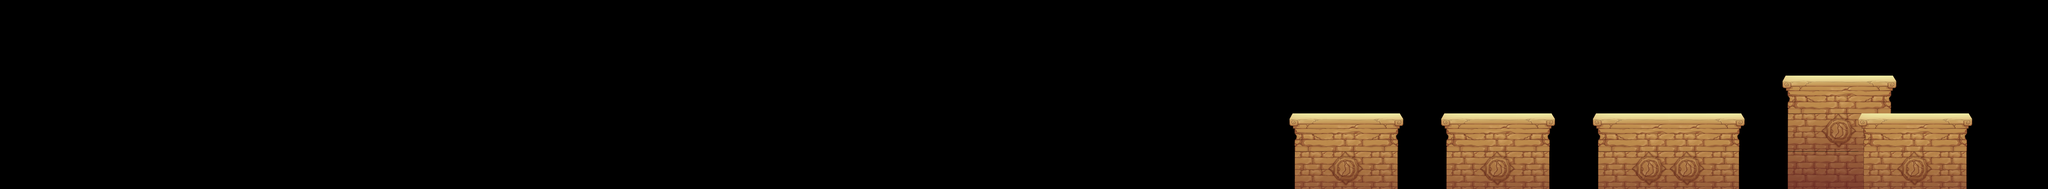

This is a level from a 2D game, rendered from its Tiled map with the project's own tilesets. A one-line summary and the complete map file follow:
An orthogonal 54x5 tile map with 256x256 px tiles, 2 tile layers (first_pattern, second_pattern).

<map version="1.10" tiledversion="1.10.2" orientation="orthogonal" renderorder="right-down" width="54" height="5" tilewidth="256" tileheight="256" infinite="0" nextlayerid="3" nextobjectid="1">
 <editorsettings>
  <export target="pattern_set_three.json" format="json" />
 </editorsettings>
 <tileset firstgid="1" name="tiles" tilewidth="256" tileheight="256" tilecount="9" columns="3">
  <image source="platform.png" width="768" height="771" />
 </tileset>
 <layer id="1" name="first_pattern" width="54" height="5">
  <data encoding="csv">
0,0,0,0,0,0,0,0,0,0,0,0,0,0,0,0,0,0,0,0,0,0,0,0,0,0,0,0,0,0,0,0,0,0,0,0,0,0,0,0,0,0,0,0,0,0,0,0,0,0,0,0,0,0,
0,0,0,0,0,0,0,0,0,0,0,0,0,0,0,0,0,0,0,0,0,0,0,0,0,0,0,0,0,0,0,0,0,0,0,0,0,0,0,0,0,0,0,0,0,0,0,0,0,0,0,0,0,0,
0,0,0,0,0,0,0,0,0,0,0,0,0,0,0,0,0,0,0,0,0,0,0,0,0,0,0,0,0,0,0,0,0,0,0,0,0,0,0,0,0,0,0,0,0,0,0,1,2,3,0,0,0,0,
0,0,0,0,0,0,0,0,0,0,0,0,0,0,0,0,0,0,0,0,0,0,0,0,0,0,0,0,0,0,0,0,0,0,1,2,3,0,1,2,3,0,1,2,2,3,0,4,5,6,0,0,0,0,
0,0,0,0,0,0,0,0,0,0,0,0,0,0,0,0,0,0,0,0,0,0,0,0,0,0,0,0,0,0,0,0,0,0,4,5,6,0,4,5,6,0,4,5,5,6,0,7,8,9,0,0,0,0
</data>
 </layer>
 <layer id="2" name="second_pattern" width="54" height="5">
  <data encoding="csv">
0,0,0,0,0,0,0,0,0,0,0,0,0,0,0,0,0,0,0,0,0,0,0,0,0,0,0,0,0,0,0,0,0,0,0,0,0,0,0,0,0,0,0,0,0,0,0,0,0,0,0,0,0,0,
0,0,0,0,0,0,0,0,0,0,0,0,0,0,0,0,0,0,0,0,0,0,0,0,0,0,0,0,0,0,0,0,0,0,0,0,0,0,0,0,0,0,0,0,0,0,0,0,0,0,0,0,0,0,
0,0,0,0,0,0,0,0,0,0,0,0,0,0,0,0,0,0,0,0,0,0,0,0,0,0,0,0,0,0,0,0,0,0,0,0,0,0,0,0,0,0,0,0,0,0,0,0,0,0,0,0,0,0,
0,0,0,0,0,0,0,0,0,0,0,0,0,0,0,0,0,0,0,0,0,0,0,0,0,0,0,0,0,0,0,0,0,0,0,0,0,0,0,0,0,0,0,0,0,0,0,0,0,1,2,3,0,0,
0,0,0,0,0,0,0,0,0,0,0,0,0,0,0,0,0,0,0,0,0,0,0,0,0,0,0,0,0,0,0,0,0,0,0,0,0,0,0,0,0,0,0,0,0,0,0,0,0,4,5,6,0,0
</data>
 </layer>
</map>